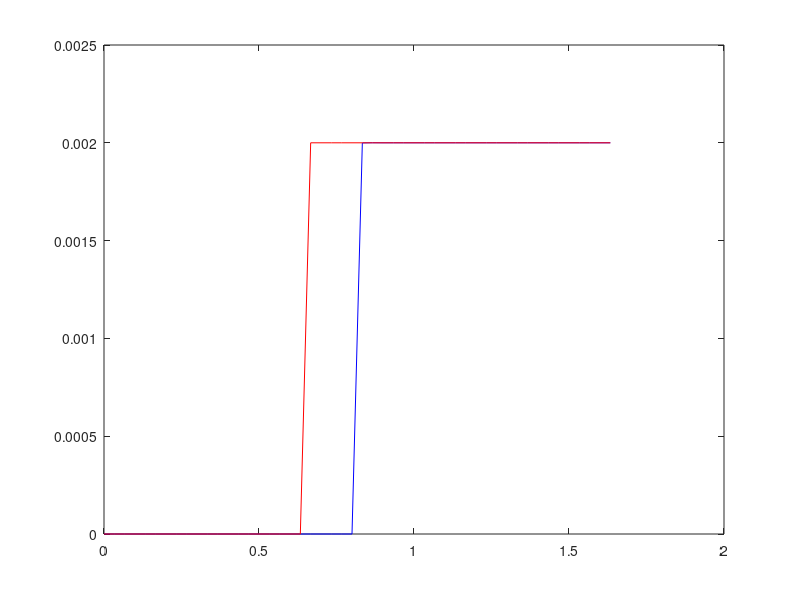

Write MATLAB code to recreate this figure.
A=[-520 -220 0 0 0
220 -500 -999994 0 2e8
0 1 0 0 0
0 0 66667 -0.1667 -1.3333e7
0 0 0 1 0]
B=[1000;
0 
0
0
0];
C=[0 0 0 0 1];
sysc= ss(A,B,C,0);

%Number of states
n=5;
% Detection, Processing and merging times
T_d = 4e-03;
T_p = 10e-03;
T_m = 42e-03;

% number of cores
Y = 6;

% Sensing time for Hybrid model
T_sensing = T_d + (3 * T_p) + (T_m);

% Computation and Actuation time

T_computation = 1.5e-03;
T_actuation = 0.5e-03;



tau_t = (T_sensing + T_computation + T_actuation);

% period of camera frame arrival
fh = 1/30;  % 30 fps

% Sensing to Actuation Delay
tau = (ceil(tau_t / fh))*fh;


% sampling period is equal to delay / number of frames proccessed
h=(tau*2)/Y;



%% discretization with delay
%%sysd= c2d(sysc, h); phi = sysd.a; Gamma = sysd.b; C = sysd.c;
%%Gamma0 = inv(A)*(expm(A*(h-tau))-expm(A*0))*B;
%%Gamma1 = inv(A)*(expm(A*h)-expm(A*(h-tau)))*B;
 
sysc= ss(A,B,C,0);
sysd= c2d(sysc, h); Ad = sysd.a; Bd= sysd.b; Cd = sysd.c;
n = 5;

%Frames processed in one sampling period
gamma = Y/2;
%% augmented system with delay
phi = [Ad Bd zeros(n,gamma-1);
zeros(gamma-1,n) zeros(gamma-1,1) eye(gamma-1, gamma -1);
zeros(1,n) zeros(1,1) zeros(1,gamma-1) ];
Gamma = [zeros(n+gamma-1,1);1];
C = [Cd zeros(1,gamma)];
%% augmentation for the integral tracking action
phi_aug= [phi zeros(n+gamma,1);
C 1];
Gamma_aug= [Gamma; 0];
C_aug= [C 0];
%% LQR tracking controller
Q = [zeros(n+gamma, n+gamma) zeros(n+gamma,1);zeros(1,n+gamma) 10^10];
[X,L,G] = dare(phi_aug, Gamma_aug, Q, 0.01);
K = -G;
x0 = [0;0;0.00;0;0;];
z0 = [x0; zeros(gamma,1)];
x(1) = C*z0;
time(1) = 0;
e(1) = C*z0;
for i=1:50
if i==1
time(1) = 0;
else
time(i) = time(i-1) + h;
end
y(i) = C*z0;
if i>20
Road(i) = 0.002;
else
Road(i) = 0;
end
e(i+1) = e(i) + y(i) -Road(i);
u = K*[z0;e(i)];
z_1 = phi*z0 + Gamma*u;
z0 = z_1;
end
plot(time, y,'b', time, Road,'r')
